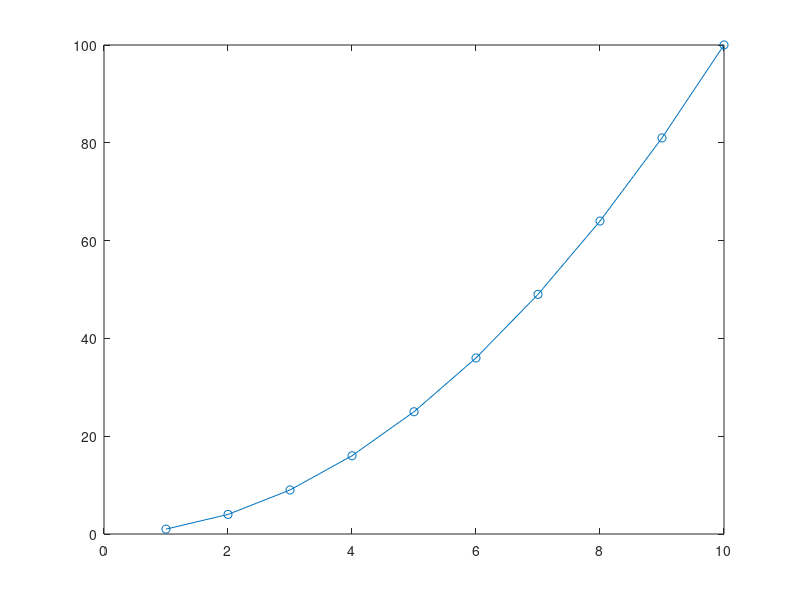

MATLAB code to generate this figure:
%% Getting Started 
% This section serves as an introduction to the Matlab environment and
% programming language as well as to this tutorial. It describes how to 
% configure and start using Matlab, search for help, and how to perform 
% file input and output.
%
%% What is Matlab? 
% Matlab is a programming environment as well as a high level, interpreted,
% dynamically typed language, supporting functional, object oriented, and
% event driven paradigms. It is well suited for numerical computation,
% particularly computations involving matrix operations and linear algebra.
%
% Matlab has excellent support for data visualization and its concise and
% expressive syntax, as well as the plethora of predefined functions,
% results in a powerful environment excellent for rapid prototyping with
% minimal overhead. 
%
% Yet, Matlab is not just a scripting language for quick and dirty
% calculations. Recent versions have seen a dramatic increase for the
% support of large scale, highly structured code to rival C++, Java and the
% like. If you want the best of both worlds, Matlab's integrated java
% support lets you create and manipulate instances of java classes right in
% your Matlab programs. You can also call out to code written in C, C++,
% Perl, Fortran, or execute dos or unix system commands. Furthermore,
% Matlab code can be exported for use in Java, C, C++, and .Net programs,
% or as a stand alone application, mitigating its primary disadvantage
% - that it is not free. 
%
% As an interpreted language, some operations are slower than in a compiled
% language, particularly those involving loops. This too has improved in
% recent versions. In many cases, however, loops can be _vectorized_
% resulting in very quick code that invokes low level, highly optimized,
% _compiled_ functions from the Matlab library. When the most
% computationally expensive parts of your program can be written this way,
% the speed of Matlab code rivals that of compiled languages. 
% 
% Finally, with the addition of various toolkits, e.g. for Statistics,
% Bioinformatics, Optimization, or Image Processing, to name just a few,
% the Matlab environment can be extended for more specialized requirements.
%%
% Matlab(R) is a product of the The Mathworks(TM) company; for more general
% information, consult their website at <http://www.mathworks.com/>.
% 
%% Starting Matlab
% To launch Matlab double click on the Matlab icon or type *Matlab* at
% a command prompt. 
% You should get a display something like the one below
%%
% <html>
% <img src="matlab2008aStartup.png" height="600">
% </html>
%%
% You can immediately type things in to the command window
% and compute their value
1 + 1 % arithmetic
sqrt(pi) % more arithmetic
'foo' % a string
or(true, false) % a boolean value
randn(2,2) % a 2d real matrix
xs = 1:10; plot(xs, xs .^ 2, 'o-'); % a 1d plot 
%%
% We explain the built-in functions and data types in more detail below.
%%
% Typing *matlab -nojvm* starts Matlab  without the Java virtual machine, 
% significantly
% reducing memory requirements at the cost of reduced functionality. None
% of the Matlab desktop windows are available in this mode, except for the
% command window. Here is how it looks.
%%
% <<nojvm.png>>
%%
%% Variables
% We can create named memory locations to store data, called variables, very
% easily in Matlab. 
%%
myvar = 3
a   = 'hello'
f   = log10(100)
g   = 2^10 - 1
%%
% Variable names must begin with a character and can contain up to 63
% characters on most systems. 
%
% Matlab stands for "matrix laboratory", since it was originally
% designed as a front-end to various numerical linear algebra packages.
% Consequently it is easy to create vectors and matrices.
% For example,
%%
a = 1:3 % 1d vector
b = [1 2; 3 4] % 2d matrix
c = ones(2,2,2) % 3d array
%%
% We discuss matrices and vectors in
% much more detail <matrixOperations.html here>.
% 
% In Matlab, scalars are really matrices of size 1x1. The basic 'scalar'
% types are double (real), char, and logical (boolean), although a number of
% (infrequently used) integer types also exist. 
% The 'container' types are:
%  <matrixOperations.html numeric or logical arrays (matrices)>,
% <dataStructures.html#cellArrays cell arrays>,
% <dataStructures.html#structs structures>,
% and <objectOriented.html objects>.
% 
%%
% Since Matlab is a dynamically typed language, we do not predefine the
% type of data we will store in a particular variable and can overwrite
% data of one type with data of another. Notice that the variable g,
% currently holds the number 1023. We will now assign it the following
% string. 
g = 'does this really work?'
%%
% You can save all of the variables in a workspace to a file by typing
% *save filename* at the command prompt and reload them again with *load
% filename*. 
%% Workspace
% To see which variables you have defined, and what their size and type is,
% type *whos*
whos
%%
% Alternatively, you can use a convenient graphical window called the workspace
% (see below). If
% it is not already visible, you can bring it up by typing *workspace* at
% the command prompt or by going to the desktop drop down menu.  You can
% then drag and place it wherever it is convenient. 
%%
% <<workspace.png>>
%%
% You can clear all the variables using
clear all
%% Command Window
% You have already seen how to type expressions or commands
% into the command window. If you do not
% add a semicolon at the end of your commands, the return value will be
% displayed, otherwise the expression will be silently evaluated.
% For example, compare
a = ones(2,2)
%%
% to this
a = ones(2,2); % nothing is displayed  
%%
% The last typed command can be retrieved by selecting the command window
% and pressing the _up arrow key_ on your keyboard. Pressing it several
% times scrolls you backwards through the history of typed commands. By
% first typing in part of the command before pressing the up arrow, only
% those statements that began with the typed text are displayed. 
%%
% Furthermore, you can invoke Matlab's autocomplete feature by typing part
% of a command or function and pressing tab. A number of suggested options
% will appear. The same is true when editing files.
%
%% Help
% One of Matlab's best features is its extensive library of help files.
% There are far too many built in functions to memorize and even if you
% remember the name, the exact syntax might allude you. You can bring up
% the help navigator by going to Desktop -> Help or search right from the
% command window. Typing *help functionname* at the command prompt displays
% that function's documentation as text in the command window, whereas *doc functionname*
% brings this up in the help window (this is usually preferable).
%
%%
% <html>
% <img src="helpEig.png" height="600">
% </html>
%%
% You can look for functions which contain a specified string in the first
% line of their documentation (see <writingFunctions.html#comments here>
% for details) using *lookfor string*, as in this example.
%%
lookfor quadratic
%%
%% Using this Guide
% This tutorial so broken into several small chapters, which are themselves
% composed of a number of subsections. For the most part, the chapters are
% self contained and can be read in isolation as needed. As the code for
% the examples is embedded right into the document, it may be advantageous
% to open the tutorial in the Matlab web browser so that you can try out
% the examples as you read. 
% Just type something like
% *web yagtom.googlecode.com*
% at the command prompt. You can then click on 'Desktop -> dock browser'
% so the browser will appear inside the matlab editor as illustrated below.
%%
% <html>
% <img src="matlabTutorialBrowser.png" height="500">
% </html>
%%
% You can execute code by highlighting it on the
% web page and pressing *F9*. The statements are processed as though they
% were typed one at a time in the command window. 
% Or you can cut and paste between different windows.
% Note that some of the examples use functions or data that
% are not built-in to matlab.
% These can be download here: <http://code.google.com/p/yagtom/downloads/list>.
% You should unzip these in some directory,
% and then add them to your matlab path by typing
% something like
addpath(genpath('C:\matlabTutorial\mfiles'))
%%
% Click <files.html#MatlabPath here> for more details on the matlab path.
%% Other Matlab resources
% There are many other resources related to Matlab.
% We list some of them below.
%%
% <html>
% <ul>
% <li> 
% <a
% href="http://www.mathworks.com/access/helpdesk/help/pdf_doc/matlab/getstart.pdf">
% Getting started in Matlab</a>, the official 260 page  guide.
% <li> 
% <a
% href="http://www.mathworks.com/academia/student_center/tutorials/launchpad.html">
% official links to other tutorials</a>
% <li> <a href="http://www.mathworks.com/matlabcentral">matlab central</a>, source of
% free software, of variable quality.
% <li> <a href="http://www.mathworks.com/matlabcentral/newsreader"> matlab
% newsgroup</a>, 
% a place where you can post questions and people may answer them for you.
% </ul>
% </html>
